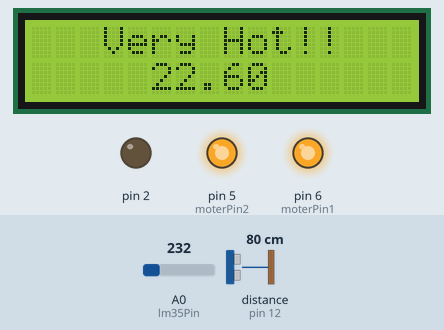
Simulated run of this sketch. Board: Arduino Uno, built with avr-gcc and run on an emulated ATmega328P. Shown: 16×2 character LCD, output pins drawn as LEDs (lit = HIGH). Wiring (inferred from the names in the program): ultrasonic range finder: trigger pin 13; echo pin 12. The test bench sets the inputs (shaded band); at power-on: distance to the obstacle (sensor on pin 12) 80 cm, A0 (lm35Pin) = 232. The echo pulse lasts 58.3 µs per cm; pins used as bus, display or sensor lines are not drawn; what the sketch prints to the serial monitor is not drawn.

Above: at 2.1 s.
2.2 s: distance to the obstacle (sensor on pin 12) set to 24 cm
7.8 s: distance to the obstacle (sensor on pin 12) set to 19 cm
At 9.9 s:
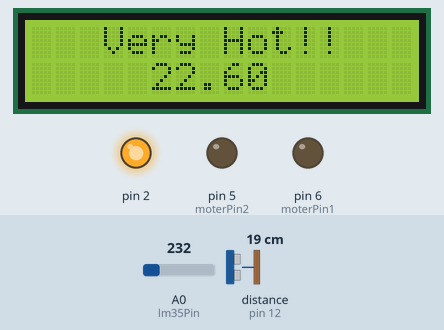
10.2 s: distance to the obstacle (sensor on pin 12) set to 35 cm
At 11.7 s:
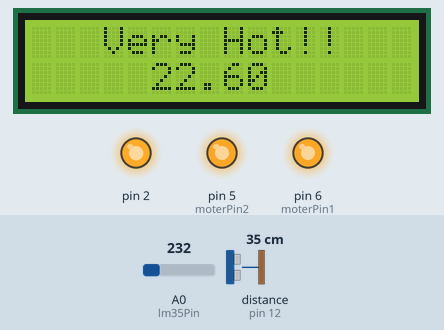
15.8 s: distance to the obstacle (sensor on pin 12) set to 2 cm
At 16.8 s:
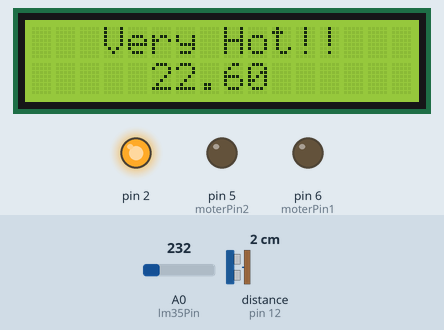
Timing chart, 0 to 18.8 s (numbered marks = the images above; inputs shaded):
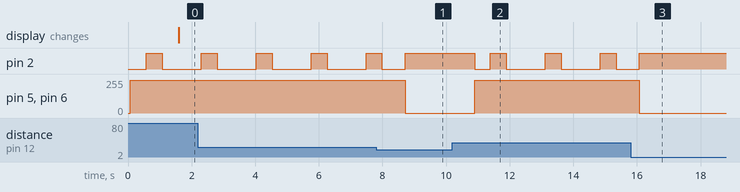

Measured:
- the behaviour switches between 22 and 21 cm on distance to the obstacle (sensor on pin 12) (found by bisection; images 0 and 1)
- after the input at 7.8 s, pin 5 (moterPin2), pin 6 (moterPin1): 244/255 → 0/255 after 0.91 s
- after the input at 10.2 s, pin 2: HIGH → LOW after 0.69 s, then repeats every 1.7 s: HIGH 0.50 s, LOW 1.2 s; pin 5 (moterPin2), pin 6 (moterPin1): 0/255 → 244/255 after 0.69 s
- after the input at 15.8 s, pin 5 (moterPin2), pin 6 (moterPin1): 244/255 → 0/255 after 0.28 s
- by itself, pin 2: alternates HIGH for 0.50 s and LOW for 1.2 s

The sketch:

Arduino.ino
```cpp
#include<Wire.h>
#include <LiquidCrystal_I2C.h>

const int moterPin1 = 6,moterPin2 = 5,lm35Pin = A0,TRIG = 13,ECHO = 12;
float temperature;
int reading,value = 0;
long duration,cm;

LiquidCrystal_I2C lcd(0x27,16,2);

void setup() {
  Serial.begin(9600);
  pinMode(2,OUTPUT);
  pinMode(moterPin1,OUTPUT);
  pinMode(moterPin2,OUTPUT);
  pinMode(TRIG,OUTPUT);
  pinMode(ECHO,INPUT);
  analogReference(INTERNAL);

 lcd.init();
 // I2C LCD의 백라이트를 켜줍니다.
  lcd.backlight();
}


void tmper(){
    reading = analogRead(lm35Pin);
    temperature = reading / 9.31;

    temperature -= 45;
    if(temperature <= 20 || temperature >= 30) temperature = 22.6;
    Serial.println(temperature);
  if(temperature >= 20){

      if(cm > 20){
        digitalWrite(2,HIGH);
        delay(500);
        digitalWrite(2,LOW);
        delay(500);
      }


    lcd.setCursor(0,0);           // 0번째 줄 0번째 셀부터 입력하게 합니다.
    lcd.print("   Very Hot!!  ");       // 문구를 출력합니다.

  // 랜덤 값이 1이라면 아래의 조건을 실행합니다.
    lcd.setCursor(0,1);           // 1번째 줄 0번째 셀부터 입력하게 합니다.
    lcd.print("     ");
    lcd.print(temperature);     // 문구를 출력합니다.

  // 1초간 대기합니다.
    delay(100);
  // LCD의 모든 내용을 삭제합니다.
    }
    else{
       lcd.setCursor(0,0);           // 0번째 줄 0번째 셀부터 입력하게 합니다.
       lcd.print("    good day  ");       // 문구를 출력합니다.

     // 랜덤 값이 1이라면 아래의 조건을 실행합니다.
       lcd.setCursor(0,1);           // 1번째 줄 0번째 셀부터 입력하게 합니다.
       lcd.print("     ");
       lcd.print(temperature);     // 문구를 출력합니다.
    }
   delay(100);
}

void chomfa(){
   digitalWrite (TRIG, HIGH);  // 트리거 핀 HIGH 펄스
   delayMicroseconds (10);        // 10 μs 지연
   digitalWrite (TRIG, LOW);   // 8 Cycle 초음파 출력

   duration = pulseIn (ECHO, HIGH); // HIGH가 유지된 시간 반환
   cm = duration / 58.0; // 거리 = 왕복에 걸린 시간 ÷ 58

   if(cm <= 20){
        digitalWrite(2,HIGH);
        analogWrite(moterPin1,0);
        analogWrite(moterPin2,0);
        delay(500);
   }
   else{
      analogWrite(moterPin1,500);
      analogWrite(moterPin2,500);
      digitalWrite(2,LOW);
      delay(500);
   }

   Serial.print ("distance: ");
   Serial.print (cm);
   Serial.println (" cm");

}

void loop() {
  chomfa();
  tmper();
}
```
